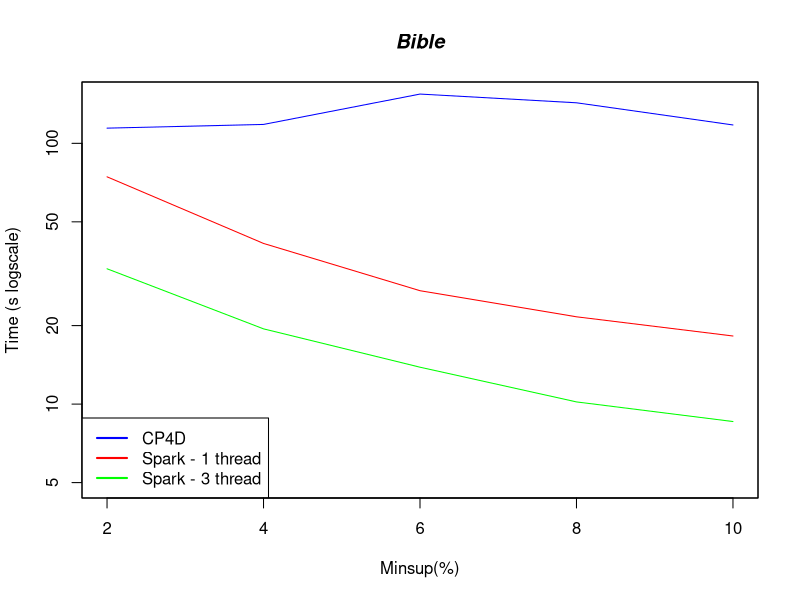

Source code (R):

#DATA
xLabel <- c("2", "4", "6", "8", "10")
x <- c(1:5)

cp4d <- c(114.346, 118.160, 154.494, 143.036, 117.609)
spark1 <- c(74.400, 41.309, 27.216, 21.614, 18.244)
spark3 <- c(33.029, 19.431, 13.850, 10.194, 8.572)

#PLOT
plot(x,cp4d, log = "y", type="l", xlab="Minsup(%)", ylab="Time (s logscale)", col="blue", xaxt='n', ylim=c(5, 150))
lines(x,spark1, col="red")
lines(x,spark3, col="green")

#Pretty up
title(main="Bible", font.main=4)
legend("bottomleft", legend=c("CP4D", "Spark - 1 thread", "Spark - 3 thread"), lty=c(1,1),lwd=c(2,2), col=c("blue","red","green"))
axis(1, at=1:5, lab=xLabel)
box()
